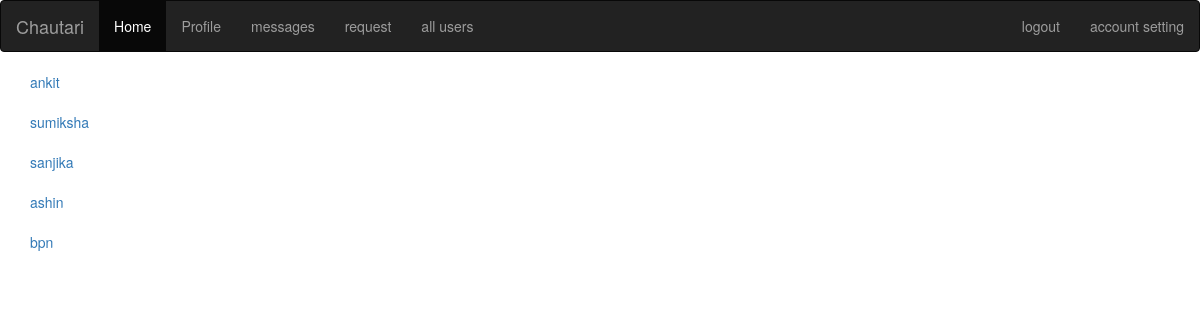
The app's page /friends/members.php with its own data.
### tables this page shows
CREATE TABLE IF NOT EXISTS `users` (
`id` int(11) NOT NULL,
  `username` varchar(255) NOT NULL,
  `password` varchar(255) NOT NULL,
  `photo` varchar(255) DEFAULT NULL,
  `fname` varchar(255) NOT NULL,
  `lname` varchar(255) NOT NULL,
  `email` varchar(255) NOT NULL
);

### friends/members.php (the view, shortened to what this page needs)
<html>
<head>
</head>
<body>
<link rel='stylesheet' href='../style/style.css'>
<?php include '../header/header.php' ?>
<div class='container' >
<?php
$query="SELECT id,username FROM users";
$sql =mysql_query($query);
while($row=mysql_fetch_array($sql))
{
	$user_id=$row['id'];
	echo "<a href='../home/profilecheck.php?user=$user_id'>$row[username]</a><br/><br/>";
}
?>
</div>
</body>
</html>

### records on screen
users: username "ankit"
users: username "sumiksha"
users: username "sanjika"
users: username "ashin"
users: username "bpn"
